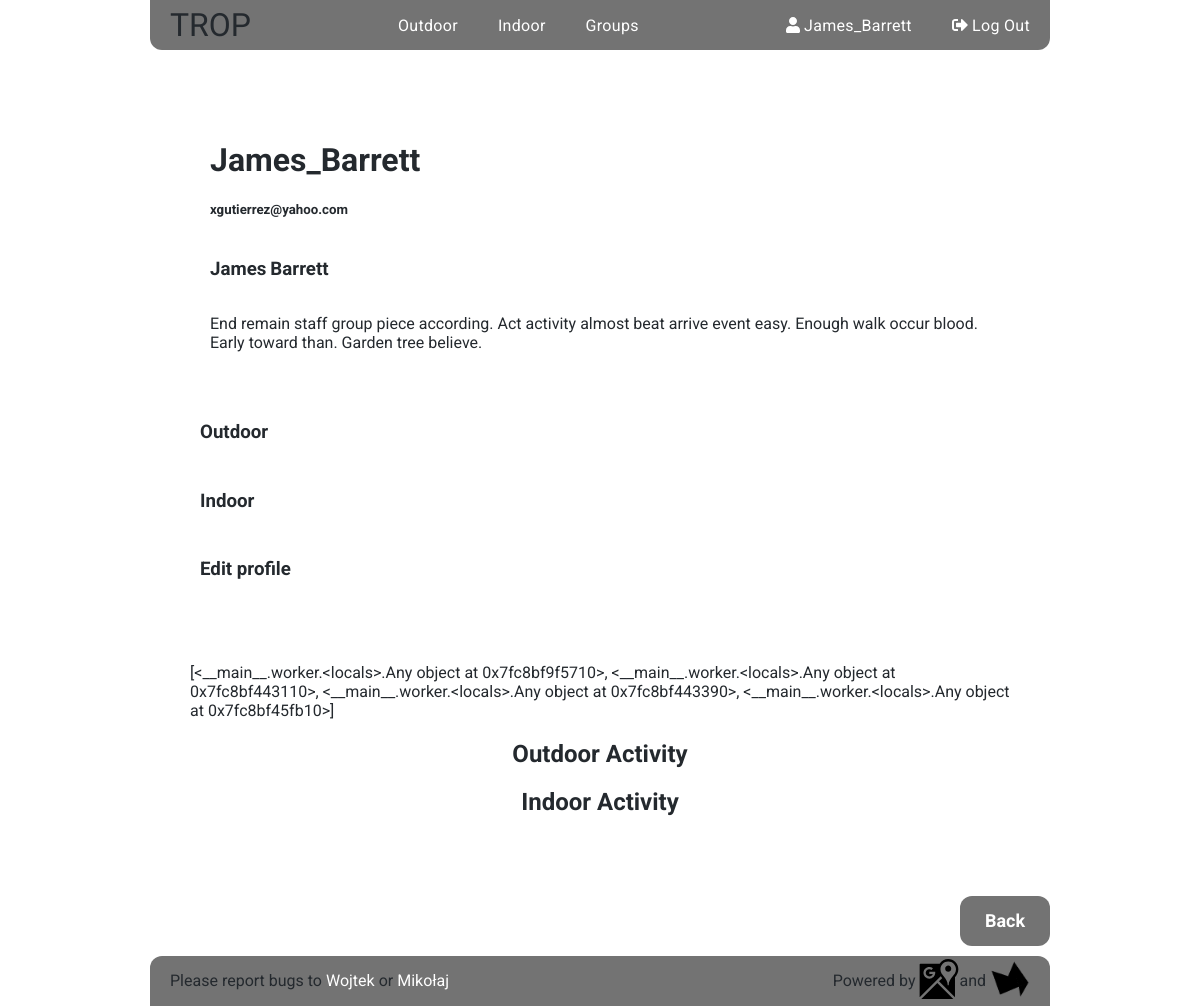
Page /accounts/James_Barrett/profile/ (signed in) on the committed database.
### accounts/models.py (models this page shows, shortened)
class UserProfile(models.Model):
    user = models.OneToOneField(User, on_delete=models.CASCADE)
    first_name = models.CharField(max_length=100, blank=True, null=True)
    last_name = models.CharField(max_length = 100, blank=True, null=True)
    avatar = CloudinaryField('avatar', default = 'user-placeholder-circle_o5pzxf.png',
                null=True, blank=True)
    email = models.EmailField(blank=True, null=True)
    description = models.TextField(blank=True, null=True)
    hidden = models.BooleanField(default=False)
    def __str__(self):
        return self.user.username

### accounts/views.py (the view)
# urls.py: url(r'(?P<username>\w+)/profile/$', views.get_user_profile,
@login_required
def get_user_profile(request, username):
    user = User.objects.select_related().get(username__iexact=username)
    if hasattr(user, 'userprofile'):
        userprofile = user.userprofile
        context_dict = {
                        "userprofile": userprofile,
                        "chart_list": [
                                        indoor_charts.training_line_chart(username),
                                        indoor_charts.gym_pie_chart(username),
                                        outdoor_charts.user_ascent_chart(username),
                                        outdoor_charts.user_ascent_pie_chart(username)
                                        ],
                    }
        return render(request, 'accounts/userprofile_detail.html',
                        context_dict)
    else:
        return render(request, 'accounts/userprofile_error.html', {'username':username})

### charts/charts.py (called while the page is built)
def pie(queryset, terms, title, verbose=None):
    data = DataPool(
           series=
            [{'options': {
               'source': queryset
               },
              'terms': [
                terms[0],
                terms[1],
                ]
            }]
    )
    cht = Chart(
            datasource = data,
            series_options =
              [{'options':{
                  'type': 'pie',
                  'stacking': False},
                'terms':{
                    terms[0]: [
                    terms[1]
                    ]
                  }
                }],
            chart_options =
              {'title': {
                   'text': title},
               },
                x_sortf_mapf_mts=(None, verbose, False))
    return cht

### indoor/charts.py (called while the page is built)
def gym_pie_chart(args):
    return pie(
            queryset = (Training.objects
                        .filter(user__username = args)
                        .values('location__name')
                        .order_by()
                        .annotate(Count=Count('location__name'))),
            terms = ['location__name', 'Count'],
            title = 'Gyms'
    )

### routes/charts.py (called while the page is built)
def user_ascent_pie_chart(args):
    return pie(
                queryset = (Ascent.objects
                            .filter(user__username__iexact = args)
                            .values('ascent_style')
                            .order_by()
                            .annotate(Count=Count('ascent_style'))),
                terms = ['ascent_style', 'Count'],
                title = 'Styles of Ascent',
                verbose = verbose_style
    )

### accounts/templates/accounts/userprofile_detail.html (shortened to what this page needs)
{% extends "accounts/accounts_base.html" %}
{% load static %}
{% load cloudinary %}
{% block accounts_content %}
  <div class="user-profile">
      {% load cloudinary %}
    <div class="user-data">
      <h1>{{userprofile}}</h1>
      <h5>{{userprofile.email}}</h5>
      <h3 class="user-name">{{userprofile.first_name}}</h3>
      <h3 class="user-name">{{userprofile.last_name}}</h3>
      <p>{{userprofile.description}}</p>
    </div>
    <div class="user-options">
        <h3><a href="{% url 'routes:user_ascents'   username=userprofile.user.username %}">Outdoor</a></h3>
        <h3><a href="{% url 'indoor:training_list' username=userprofile.user.username %}">Indoor</a></h3>
        {% if userprofile.user == user %}
        <h3><a href="{% url 'accounts:edit_profile' username=userprofile.user.username %}">Edit profile</a></h3>
        {% endif %}
    </div>
    <div class="user-stats">
      {% load chartit %}
      {{chart_list|load_charts:'in_line,in_pie,out_line,out_pie'}}
        <h2>Outdoor Activity</h2>
        <h2>Indoor Activity</h2>
    </div>
  </div>
{% endblock accounts_content %}

### templates/base.html (shortened to what this page needs)
<!DOCTYPE html>
{% load staticfiles %}
<html>
  <head>
    <link rel="stylesheet" href="{% static 'css/main.css' %}">
    <link rel="stylesheet" href="https://cdn.datatables.net/1.10.16/css/jquery.dataTables.min.css">
  </head>
  <body>
    <div class="container">
      <nav class="navbar">
          <a class="logo nav-element" href="{% url 'home' %}">TROP</a>
          <ul class="nav-element">
          {% if user.is_authenticated %}
            <li class="nav-item"><a class="nav-link" href="{% url 'routes:sectors' %}">Outdoor</a></li>
            <li class="nav-item"><a class="nav-link" href="{% url 'indoor:training_list' username=user.username %}">Indoor</a></li>
            <li class="nav-item"><a class="nav-link" href="{% url 'accounts:group_list' %}">Groups</a></li>
          {% else %}
          <ul class="nav-element-lonely">
            <li class="nav-item"><a class="nav-link" href="{% url 'routes:sectors' %}">Climbing locations</a></li>
          {% endif %}
          </ul>
          <ul class="nav-element">
            {% if user.is_authenticated %}
              <li class="nav-item">
                <a class="nav-link" href="{% url 'accounts:redirect_profile' %}">
                  <span class="fas fa-user"></span><span>&nbsp{{user}}</span>
                </a>
              </li>
                <li class="nav-item">
                  <a class="nav-link right" href="{% url 'accounts:logout' %}">
                    <span class="fas fa-sign-out-alt"></span><span>&nbspLog Out</span>
                  </a>
                </li>
            {% endif %}
          </ul>
      </nav>
      <main class="content">
        {% block content %}{% endblock content %}
      </main>
      <footer>
        <div class="authors">
          <p>
            Please report bugs to&nbsp<a href="mailto:wrymaszewski" target="_blank">Wojtek</a>&nbspor&nbsp<a href="http://github.com/daxtersky">Mikołaj</a>
          </p>
        </div>
        <div class="firms">
          <p>
            Powered by&nbsp<a href="https://developers.google.com/maps/" target="_blank"><img src="{% static 'icons/googlemapsbw.svg' %}" alt=""></a>  and&nbsp<a href="https://api.highcharts.com/highcharts/"><img src="{% static 'icons/highcharts copy.png' %}" alt=""></a>
          </p>
        </div>
      </footer>
    </div>
  </body>
</html>

### static/css/main.css (style rules this page uses)
.users .user-profile { display: flex; justify-content: space-between; flex-wrap: wrap; align-items: flex-start; width: 100%; height: 100%; margin: 25px 0 0 0; }
.users .user-profile .user-data { padding: 20px; }
.users .user-profile .user-data .user-name { display: inline-block; }
.users .user-profile .user-options h2, .users .user-profile .user-options h3 { display: flex; width: 110px; height: 50px; }
.users .user-profile .user-options h2 > a, .users .user-profile .user-options h3 > a { display: flex; align-items: center; padding-left: 10px; width: 100%; color: #24292e; text-decoration: none; border-radius: 12px; transition: 0.6s linear; }
.users .user-profile .user-stats { width: 100%; margin: 50px 0; }
.users .user-profile .user-stats h2 { text-align: center; }
.navbar { display: flex; align-items: center; justify-content: space-between; background-color: #737373; height: 50px; border-radius: 0 0 12px 12px; }
.navbar .nav-element { display: flex; align-items: center; padding: 0; height: 100%; }
.navbar .nav-element:first-child { font-family: Bungee, sans-serif; text-decoration: none; color: #24292e; font-size: xx-large; transition: 0.6s linear; padding: 0 20px; border-bottom-left-radius: 12px; }
.navbar .nav-element .nav-item { display: flex; align-items: center; justify-content: center; height: 100%; list-style: none; }
.navbar .nav-element .nav-item .nav-link { display: flex; align-items: center; justify-content: center; color: #fff; text-decoration: none; letter-spacing: 0.3px; padding: 0 20px; height: 100%; transition: 0.6s linear; }
.navbar .nav-element .right { border-bottom-right-radius: 12px; }
footer { margin-top: auto; display: flex; align-items: center; justify-content: space-between; background-color: #737373; height: 50px; border-radius: 12px 12px 0 0; }
footer .authors { color: #24292e; }
footer .authors a { color: #fff; }
footer .firms { color: #24292e; }
footer .authors, footer .firms { padding-left: 20px; padding-right: 20px; }
footer .authors p, footer .firms p { display: flex; align-items: center; transition: 0.6s linear; margin: 0; }
footer .authors p a, footer .firms p a { color: #fff; text-decoration: none; }
footer .authors p a img, footer .firms p a img { height: 40px; width: 40px; }
.container { width: 900px; margin: 0 auto; padding: 0; font-family: Roboto, sans-serif; min-height: 100vh; display: flex; flex-direction: column; color: #24292e; }
* { box-sizing: border-box; }
body { margin: 0; padding: 0; }

### rows in the picture
UserProfile: user.username "James_Barrett", email "xgutierrez@yahoo.com", first_name "James", last_name "Barrett", description "End remain staff group piece according. Act activity almost beat arrive event easy. Enough walk occur blood. Early toward than. Garden tree believe."

### other values in the picture
{{ user }} "James_Barrett"
